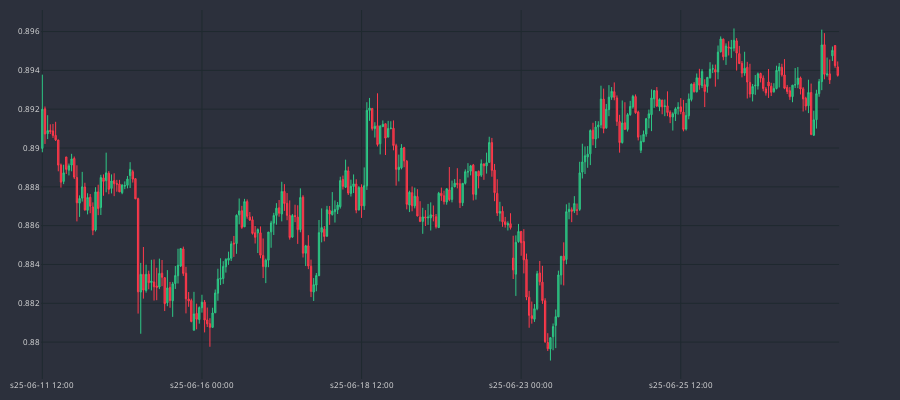

This figure's notebook cell:
### Code cell
dfp = df_an.iloc[-300:]
cp = CandlePlot(dfp, candles=True)
cp.show_plot(line_traces=[])

### Figure 1 — Plotly figure (JSON) as saved in the notebook; plotly's stock layout.template omitted (floating-point values rounded to 4 significant figures; data arrays with more than 128 entries replaced by an {"elided": "..."} marker saying what was removed)
{"data": [{"close": {"elided": "300 float values"}, "decreasing": {"fillcolor": "#CC2E3C", "line": {"color": "#FF3A4C"}}, "high": {"elided": "300 float values"}, "increasing": {"fillcolor": "#24A06B", "line": {"color": "#2EC886"}}, "line": {"width": 1}, "low": {"elided": "300 float values"}, "opacity": 1, "open": {"elided": "300 float values"}, "type": "candlestick", "x": {"elided": "300 str values"}}], "layout": {"font": {"color": "#e1e1e1", "size": 8}, "height": 400, "margin": {"b": 10, "l": 10, "r": 10, "t": 10}, "paper_bgcolor": "#2c303c", "plot_bgcolor": "#2c303c", "width": 900, "xaxis": {"anchor": "y", "domain": [0, 0.94], "gridcolor": "#1f292f", "nticks": 5, "rangeslider": {"visible": false}}, "yaxis": {"anchor": "x", "domain": [0, 1], "gridcolor": "#1f292f"}, "yaxis2": {"anchor": "x", "gridcolor": "#1f292f", "overlaying": "y", "side": "right"}}}
